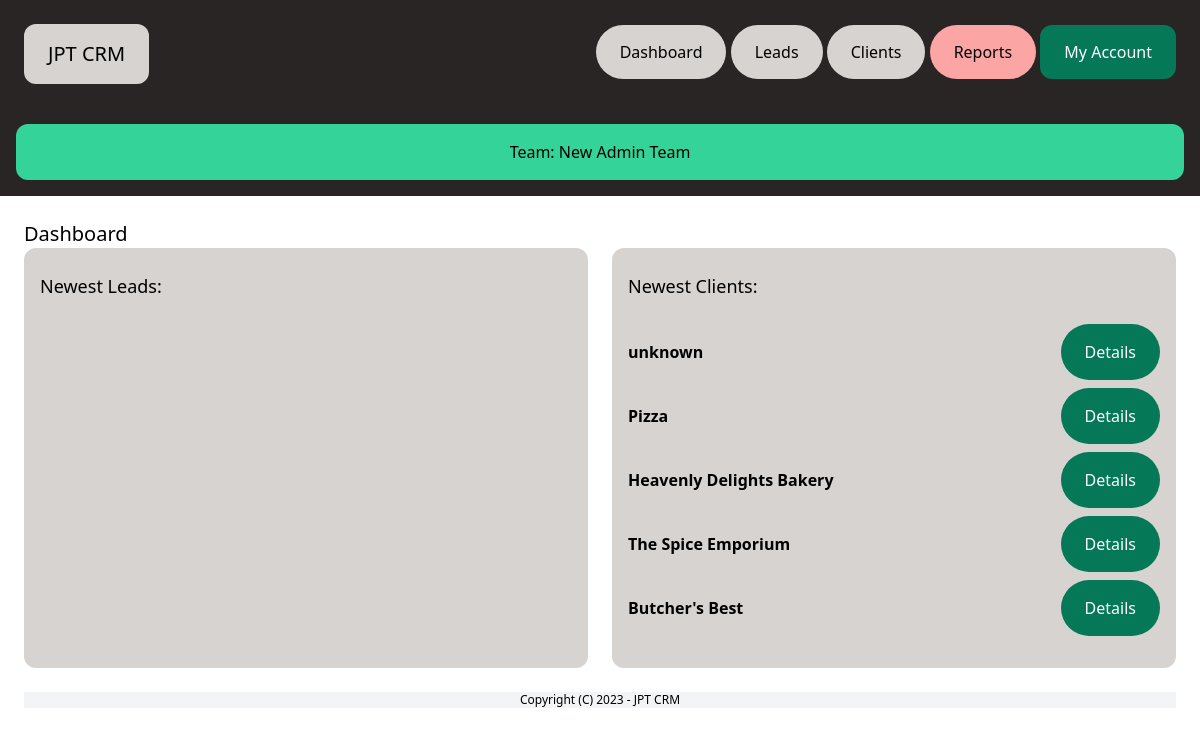
The page /dashboard/ (signed in) on the database its author committed.
### team/models.py (models this page shows, shortened)
class Team(models.Model):
    plan = models.ForeignKey(Plan, related_name='teams', blank=True, null=True, on_delete=models.CASCADE)
    name = models.CharField(max_length=100)
    members = models.ManyToManyField(User, related_name='teams')
    created_by = models.ForeignKey(User, related_name='created_teams', on_delete=models.CASCADE)
    created_at = models.DateTimeField(auto_now_add=True)
    converted_leads = models.IntegerField(default=0)

### client/models.py (models this page shows, shortened)
class Client(models.Model):
    team = models.ForeignKey(Team, related_name='clients', on_delete=models.CASCADE)
    name = models.CharField(max_length=225)
    org_name = models.CharField(max_length=225, default='unknown')
    email = models.EmailField()
    address = models.CharField(max_length=255, default='unknown')
    description = models.TextField(blank=True, null=True)
    monthly_order = models.IntegerField(default=0)
    total_order_value = models.DecimalField(max_digits=10, decimal_places=2, default=0.00)
    customer_type = models.CharField(max_length=20, choices=(('restaurant', 'Restaurant'), ('store', 'Store')), default='unknown')
    created_by = models.ForeignKey(User, related_name='clients', on_delete = models.CASCADE)
    created_at = models.DateTimeField(auto_now_add=True)
    modified_at = models.DateTimeField(auto_now=True)
    sales_rep = models.ForeignKey(User, related_name='clients_rep', on_delete=models.SET_NULL, null=True, blank=True)
    class Meta:
        ordering = ('name',)

### dashboard/views.py (the view)
# urls.py: path('', views.dashboard, name='index'), # can be left empty because dashbord url is located in greenCRM url file
@login_required
def dashboard(request):
    team = request.user.userprofile.active_team
    leads = Lead.objects.filter(team=team, converted_to_client=False).order_by('-created_at')[0:5]
    clients = Client.objects.filter(team=team).order_by('-created_at')[0:5]
    return render(request, 'dashboard/dashboard.html', {
        'leads':leads,
        'clients':clients,
    })

### team/context_processors.py (called while the page is built)
def active_team(request):
    if request.user.is_authenticated:
        if request.user.userprofile.active_team:
            active_team = request.user.userprofile.active_team
        else:
            active_team = Team.objects.filter(created_by=request.user)[0]
    else:
        active_team = None
    return {'active_team': active_team}

### dashboard/templates/dashboard/dashboard.html (shortened to what this page needs)
{% extends 'core/base.html' %}
{% block content %}
<div class="py-6 px-6">
    <h1 class ="text-xl">Dashboard</h1>
    <div class="mb-6 flex space-x-6">
        <div class = "w-1/2 px-4 py-6 bg-stone-300 rounded-xl leads">
            <h2 class="mb-4 text-lg">Newest Leads:</h2>
        </div>
    <div class="w-1/2 px-4 py-6 bg-stone-300 rounded-xl clients">
            <h2 class="mb-6 text-lg">Newest Clients:</h2>
            {% for client in clients %}
            <div class="mb-2 client flex items-center justify-between">
                <h3 class="font-semibold">{{ client.org_name }}</h3>
                <a href ="{% url 'clients:detail' client.pk %}" class="py-4 px-6 bg-emerald-700 rounded-full text-white">Details</a>
            </div>
            {% endfor %}
    </div>
</div>
{% endblock %}

### core/templates/core/base.html (shortened to what this page needs)
{% load static %}
<!doctype html>
<html>
    <head>
        <link rel="stylesheet" href="{% static 'main.min.css' %}">
    </head>
    <body>
        {% include 'core/partials/nav.html' %}
                {% if request.user.is_authenticated %}
                <div class="p-4 text-center bg-stone-800">
                        <a href="{% url 'team:detail' active_team.id %}" class="block py-4 px-6 bg-emerald-400 text-black rounded-xl">Team: {{ active_team.name }}</a>
                </div>
                {% endif %}
        {% block content %}
        {% endblock %}
        {% include 'core/partials/footer.html' %}
    </body>
</html>

### rows shown on the page
Team: name "New Admin Team"
Client: org_name "unknown"
Client: org_name "Pizza"
Client: org_name "Heavenly Delights Bakery"
Client: org_name "The Spice Emporium"
Client: org_name "Butcher's Best"
